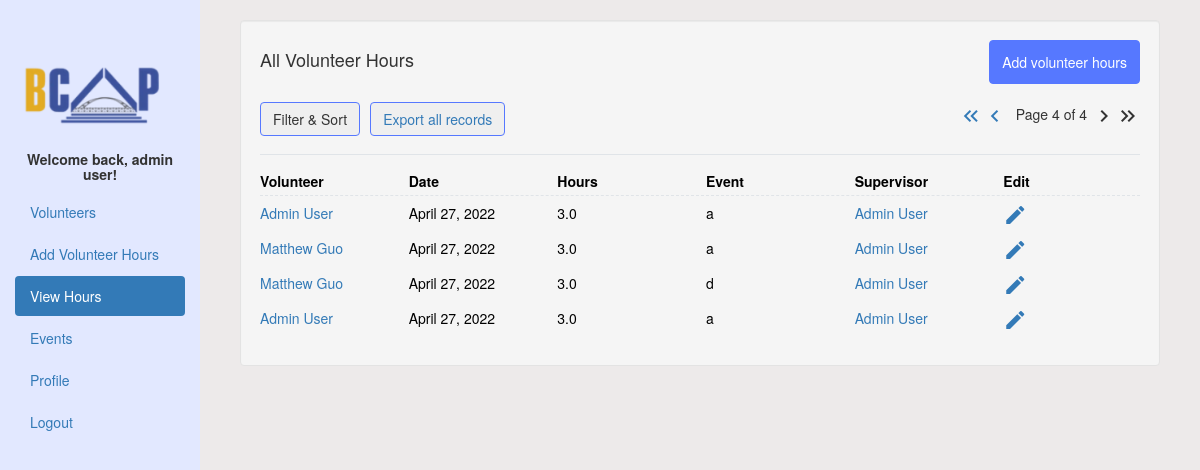
The app's page /history/?page=4 (signed in), older data.
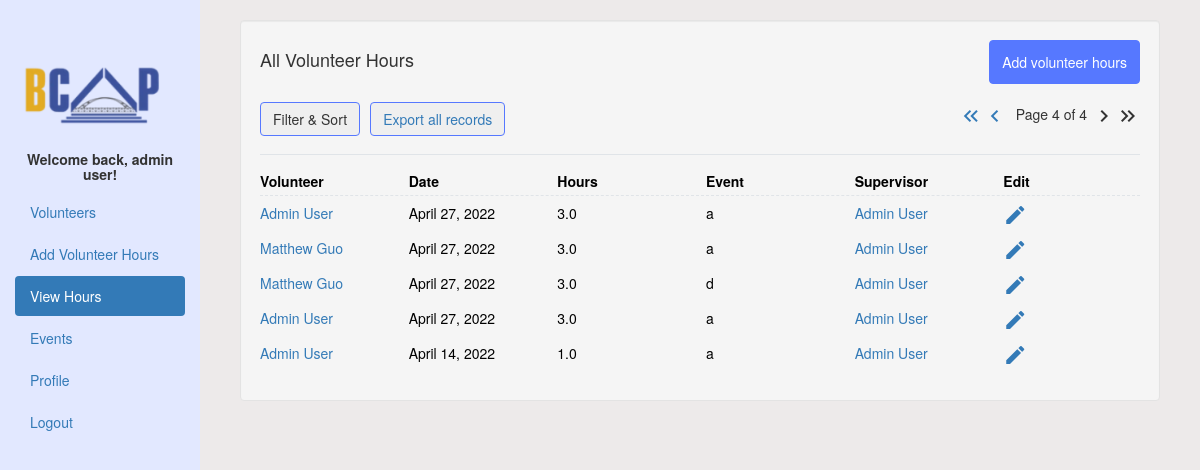
The same page, newer data.
### bcap373_app/models.py (models this page shows, shortened)
class VolunteerRecord(models.Model):
	activity = models.ForeignKey(EventModel, on_delete=models.SET_NULL, null=True)
	hours = models.FloatField(blank=False)
	date = models.DateField(auto_now=False, auto_now_add=False, blank=False)
	supervisor = models.ForeignKey(User, on_delete=models.SET_NULL, null=True, limit_choices_to={'is_staff': True}, related_name='supervisor')
	description = models.CharField(max_length=1000, blank=True, default='')
	owner = models.ForeignKey(User, on_delete=models.CASCADE, blank=True, null=True)

class Profile(models.Model):
	user = models.OneToOneField(User, on_delete=models.CASCADE)
	phone = models.CharField(max_length=20, blank=True,
		help_text="Please enter your phone number in the following format: (XXX) XXX-XXXX")
	birth_date = models.DateField(null=True, blank=True)
	waiver = models.CharField(null=True, max_length=300, help_text="If you have this user's waiver on file, please indicate this in this box (and give a link to where it can be found, e.g. on Google Drive)")
	def __str__(self):
		return "{} {}".format(self.user.first_name, self.user.last_name)

class EventModel(models.Model):
	name = models.CharField(max_length=256, blank=False)
	event_supervisor = models.ForeignKey(User, on_delete=models.SET_NULL, null=True, blank=True, limit_choices_to={'is_staff': True}, related_name='event_supervisor')
	def __str__(self):
		return self.name

### bcap373_app/views.py (the view, shortened to what this page needs)
# urls.py: path('history/', views.history, name="history"),
@login_required
def history(request):
   current_user = request.user
   title = ''
   person_id = request.GET.get('owner', '')
   running_total = 0
   if person_id == '':
      if current_user.is_staff:
         title = 'All Volunteer Hours'
         records = VolunteerRecord.objects.all()
      else:
         title = 'Your Volunteer Hours'
         records = VolunteerRecord.objects.filter(owner = current_user)
   running_total = sum(rec.hours for rec in records)
   myFilter = HistoryFilter(request.GET, queryset=records)
   records = myFilter.qs
   paginator = Paginator(records, settings.PAGINATOR_COUNT)
   page_number = request.GET.get('page')
   page_obj = paginator.get_page(page_number)
   return render(request, "history.html", {"page_obj" : page_obj, "running_total": running_total, "title": title, "id":person_id, 'myFilter': myFilter})

### bcap373_app/models.py (called while the page is built)
def get_user_name(self):
	uid = self.id
	profile = Profile.objects.get(id=uid)
	return str(profile).title()

### bcap373_app/templatetags/template_tags.py (called while the page is built)
@register.simple_tag
def relative_url(value, field_name, urlencode=None):
    url = '?{}={}'.format(field_name, value)
    if urlencode:
        querystring = urlencode.split('&')
        filtered_querystring = filter(lambda p: p.split('=')[0] != field_name, querystring)
        encoded_querystring = '&'.join(filtered_querystring)
        url = '{}&{}'.format(url, encoded_querystring)
    return url

### templates/history.html (shortened to what the changed rows need)
{% extends "base.html" %}
{% load static %}
{% load template_tags %}
{% block pageContent %}
<div class="col-sm custom-grid">
    <div class="well">
        <div>
            <ul class="data-frame">
                {% for r in page_obj %}
                    <li class="data-item">
                        <dl>
                            {% if user.is_staff %}
                                <td><a href="/view_user/?user={{r.owner.id}}">{{ r.owner }}</a></td>
                            {% endif %}
                            <dd class="date">{{ r.date }}</dd>
                            <dd class="hours">{{ r.hours }}</dd>
                            <dd class="activity">{{ r.activity }}</dd>
                            {% if user.is_staff and r.supervisor != None %}
                                <dd class="supervisor"><a href="/view_user/?user={{r.supervisor.id}}">{{ r.supervisor }}</a></dd>
                            {% else %}
                                <dd class="supervisor">{{ r.supervisor }}</dd>
                            {% endif %}
                            {% if user.is_staff %}
                                <li><a href="/admin/bcap373_app/volunteerrecord/{{r.id}}/change/"><i class="material-icons md-48">edit</i></a></li>
                            {% else %}
                                <li><a href="/delete_volunteer_record/?id={{r.id}}"><i class="material-icons md-48">delete</i></a></li>
                            {% endif %}
                        </dl>
                    </li>
                {% endfor %}
            </ul>
        </div>
    </div>
</div>
</html>
{% endblock %}

Row changes from the older to the newer data that the page shows:
added VolunteerRecord: owner "Admin User", date "April 14, 2022", hours "1.0", activity "a", supervisor "Admin User"
